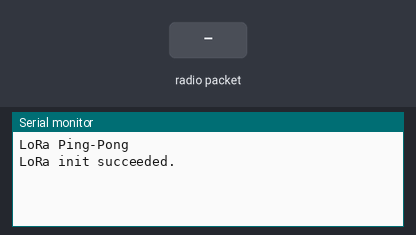
Bench run of a program on a simulated Arduino Mega 2560, built with avr-gcc and run on an emulated ATmega2560. Parts: the last lines printed to the serial monitor. The test bench sets the inputs (shaded band). Random numbers use the default seed unless the program sets one; no radio packets arrive unless stated.

Above: at 1.2 s.
1.3 s: radio packet "PING" arrives
At 1.8 s:
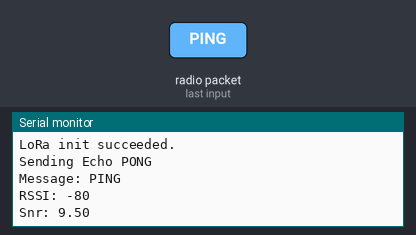
2.8 s: radio packet "1" arrives
At 4.3 s:
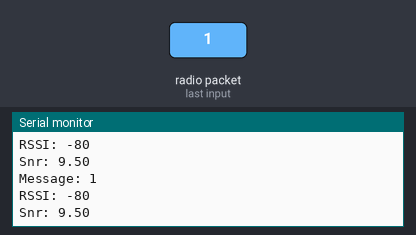

The program:

main.cpp
```cpp
#include <Arduino.h>
#include <SPI.h>              // include libraries
#include <LoRa.h>

#define FREQUENCY 867900000
//#define FREQUENCY 915200000

//#define FREQUENCY 868500000

//#define leonardo

#ifdef megaatmega2560
const int csPin = 53;          // LoRa radio chip select
const int resetPin = 21;       // LoRa radio reset
const int irqPin = 18;         // change for your board; must be a hardware interrupt pin
#endif

#ifdef leonardo
const int csPin = 13;          // LoRa radio chip select
const int resetPin = 3;       // LoRa radio reset
const int irqPin = 1;         // change for your board; must be a hardware interrupt pin
#endif


long lastSendTime = 0;        // last send time
int interval = 2000;          // interval between sends

void setup() {
  // put your setup code here, to run once:

#ifdef leonardo
  pinMode(8, OUTPUT);
  digitalWrite(8, 0);

  pinMode(7,OUTPUT);
  digitalWrite(7,0);
  pinMode(9,OUTPUT);
  digitalWrite(9,0);
  delay(100);

  pinMode(8,OUTPUT);
  digitalWrite(8,0);
  delay(100);

#endif
  Serial.begin(115200);                   // initialize serial
  while (!Serial);

  Serial.println("LoRa Ping-Pong");

  // override the default CS, reset, and IRQ pins (optional)
  LoRa.setPins(csPin, resetPin, irqPin);// set CS, reset, IRQ pin

  if (!LoRa.begin(FREQUENCY)) {             // initialize ratio at 915 MHz
    Serial.println("LoRa init failed. Check your connections.");
    while (true);                       // if failed, do nothing
  }
	LoRa.setSignalBandwidth(125E3);
	LoRa.setSpreadingFactor(10);

 // LoRa.setSignalBandwidth(125E3);
	//LoRa.setSpreadingFactor(12);
	LoRa.setTxPower(14,0);
  Serial.println("LoRa init succeeded.");
  interval = random(14000) + 1000;    // 2-3 seconds
}


void sendMessage(String outgoing) {
  LoRa.beginPacket();                   // start packet
  //LoRa.write(outgoing.length());        // add payload length
  LoRa.print(outgoing);                 // add payload
  LoRa.endPacket();                     // finish packet and send it
}

void onReceive(int packetSize) {
  if (packetSize == 0) return;          // if there's no packet, return

  String incoming = "";

  while (LoRa.available()) {
    incoming += (char)LoRa.read();
  }

  if (incoming == "PING")
  {
    String message = "PONG";   // send a message
    sendMessage(message);
    Serial.println("Sending Echo " + message);
    lastSendTime = millis();            // timestamp the message
    interval = random(14000) + 1000;    // 15 seconds

  }
  // if message is for this device, or broadcast, print details:
  Serial.println("Message: " + incoming);
  Serial.println("RSSI: " + String(LoRa.packetRssi()));
  Serial.println("Snr: " + String(LoRa.packetSnr()));
  Serial.println();

}

void loop() {
  // put your main code here, to run repeatedly:
   if (millis() - lastSendTime > interval) {
    String message = "PING";   // send a message
    sendMessage(message);
    Serial.println("Sending " + message);
    lastSendTime = millis();            // timestamp the message
    interval = random(4000) + 1000;    // 2-3 seconds
  }

  // parse for a packet, and call onReceive with the result:
  onReceive(LoRa.parsePacket());
}
```

Measured:
- after the input at 1.3 s, the serial monitor: prints a new line after 0.06 s (image 1)
- after the input at 2.8 s, the serial monitor: prints a new line at once (image 2)
